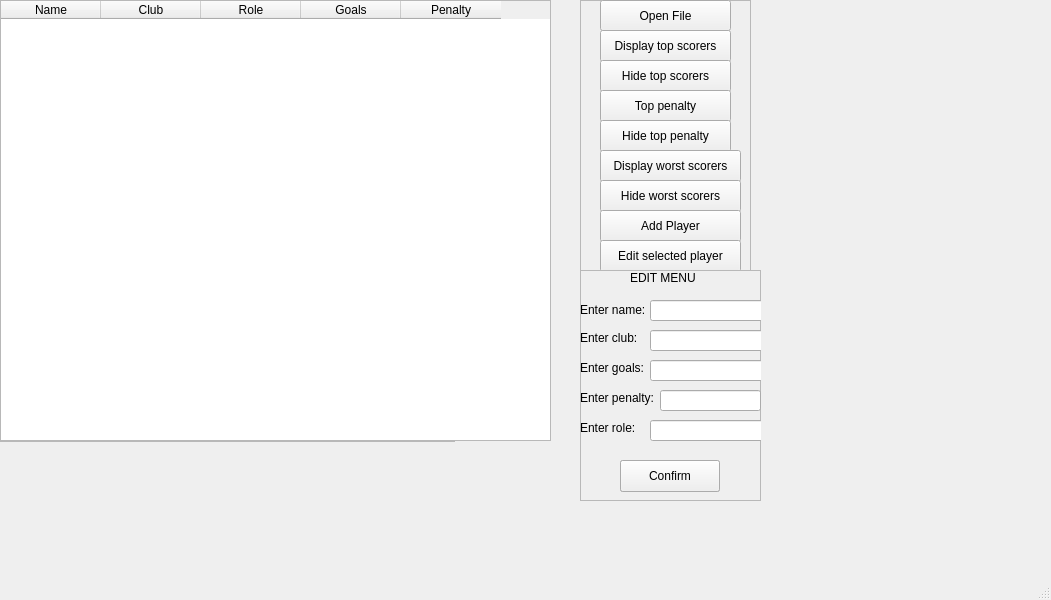
<?xml version="1.0" encoding="UTF-8"?>
<ui version="4.0">
 <class>MainWindow</class>
 <widget class="QMainWindow" name="MainWindow">
  <property name="geometry">
   <rect>
    <x>0</x>
    <y>0</y>
    <width>1051</width>
    <height>600</height>
   </rect>
  </property>
  <property name="windowTitle">
   <string>MainWindow</string>
  </property>
  <widget class="QWidget" name="centralwidget">
   <widget class="QTableWidget" name="table">
    <property name="geometry">
     <rect>
      <x>-5</x>
      <y>1</y>
      <width>461</width>
      <height>441</height>
     </rect>
    </property>
    <column>
     <property name="text">
      <string>Name</string>
     </property>
    </column>
    <column>
     <property name="text">
      <string>Club</string>
     </property>
    </column>
    <column>
     <property name="text">
      <string>Role</string>
     </property>
    </column>
    <column>
     <property name="text">
      <string>Goals</string>
     </property>
    </column>
    <column>
     <property name="text">
      <string>Penalty</string>
     </property>
    </column>
   </widget>
   <widget class="QTableWidget" name="topScorersTable">
    <property name="geometry">
     <rect>
      <x>0</x>
      <y>0</y>
      <width>461</width>
      <height>441</height>
     </rect>
    </property>
    <column>
     <property name="text">
      <string>Name</string>
     </property>
    </column>
    <column>
     <property name="text">
      <string>Club</string>
     </property>
    </column>
    <column>
     <property name="text">
      <string>Role</string>
     </property>
    </column>
    <column>
     <property name="text">
      <string>Goals</string>
     </property>
    </column>
    <column>
     <property name="text">
      <string>Penalty</string>
     </property>
    </column>
   </widget>
   <widget class="QTableWidget" name="topPenaltyTable">
    <property name="geometry">
     <rect>
      <x>0</x>
      <y>0</y>
      <width>461</width>
      <height>441</height>
     </rect>
    </property>
    <column>
     <property name="text">
      <string>Name</string>
     </property>
    </column>
    <column>
     <property name="text">
      <string>Club</string>
     </property>
    </column>
    <column>
     <property name="text">
      <string>Role</string>
     </property>
    </column>
    <column>
     <property name="text">
      <string>Goals</string>
     </property>
    </column>
    <column>
     <property name="text">
      <string>Penalty</string>
     </property>
    </column>
   </widget>
   <widget class="QTableWidget" name="WorstscorersTable">
    <property name="geometry">
     <rect>
      <x>0</x>
      <y>0</y>
      <width>551</width>
      <height>441</height>
     </rect>
    </property>
    <column>
     <property name="text">
      <string>Name</string>
     </property>
    </column>
    <column>
     <property name="text">
      <string>Club</string>
     </property>
    </column>
    <column>
     <property name="text">
      <string>Role</string>
     </property>
    </column>
    <column>
     <property name="text">
      <string>Goals</string>
     </property>
    </column>
    <column>
     <property name="text">
      <string>Penalty</string>
     </property>
    </column>
   </widget>
   <widget class="QFrame" name="frame">
    <property name="geometry">
     <rect>
      <x>580</x>
      <y>0</y>
      <width>171</width>
      <height>271</height>
     </rect>
    </property>
    <property name="frameShape">
     <enum>QFrame::StyledPanel</enum>
    </property>
    <property name="frameShadow">
     <enum>QFrame::Raised</enum>
    </property>
    <widget class="QPushButton" name="openfilebut">
     <property name="geometry">
      <rect>
       <x>20</x>
       <y>0</y>
       <width>131</width>
       <height>31</height>
      </rect>
     </property>
     <property name="text">
      <string>Open File</string>
     </property>
    </widget>
    <widget class="QPushButton" name="pushButton">
     <property name="geometry">
      <rect>
       <x>20</x>
       <y>30</y>
       <width>131</width>
       <height>32</height>
      </rect>
     </property>
     <property name="text">
      <string>Display top scorers</string>
     </property>
    </widget>
    <widget class="QPushButton" name="hidetopscorrers">
     <property name="geometry">
      <rect>
       <x>20</x>
       <y>60</y>
       <width>131</width>
       <height>32</height>
      </rect>
     </property>
     <property name="text">
      <string>Hide top scorers</string>
     </property>
    </widget>
    <widget class="QPushButton" name="biggestpenalty">
     <property name="geometry">
      <rect>
       <x>20</x>
       <y>90</y>
       <width>131</width>
       <height>32</height>
      </rect>
     </property>
     <property name="text">
      <string>Top penalty</string>
     </property>
    </widget>
    <widget class="QPushButton" name="hidetoppenalty">
     <property name="geometry">
      <rect>
       <x>20</x>
       <y>120</y>
       <width>131</width>
       <height>32</height>
      </rect>
     </property>
     <property name="text">
      <string>Hide top penalty</string>
     </property>
    </widget>
    <widget class="QPushButton" name="worstscorersbut">
     <property name="geometry">
      <rect>
       <x>20</x>
       <y>150</y>
       <width>141</width>
       <height>32</height>
      </rect>
     </property>
     <property name="text">
      <string>Display worst scorers</string>
     </property>
    </widget>
    <widget class="QPushButton" name="hideworstscorers">
     <property name="geometry">
      <rect>
       <x>20</x>
       <y>180</y>
       <width>141</width>
       <height>32</height>
      </rect>
     </property>
     <property name="text">
      <string>Hide worst scorers</string>
     </property>
    </widget>
    <widget class="QPushButton" name="addbut">
     <property name="geometry">
      <rect>
       <x>20</x>
       <y>210</y>
       <width>141</width>
       <height>32</height>
      </rect>
     </property>
     <property name="text">
      <string>Add Player</string>
     </property>
    </widget>
    <widget class="QPushButton" name="editbut">
     <property name="geometry">
      <rect>
       <x>20</x>
       <y>240</y>
       <width>141</width>
       <height>32</height>
      </rect>
     </property>
     <property name="text">
      <string>Edit selected player</string>
     </property>
    </widget>
   </widget>
   <widget class="QFrame" name="EDITMENU">
    <property name="geometry">
     <rect>
      <x>580</x>
      <y>270</y>
      <width>181</width>
      <height>231</height>
     </rect>
    </property>
    <property name="frameShape">
     <enum>QFrame::StyledPanel</enum>
    </property>
    <property name="frameShadow">
     <enum>QFrame::Raised</enum>
    </property>
    <widget class="QLineEdit" name="nameline">
     <property name="geometry">
      <rect>
       <x>70</x>
       <y>30</y>
       <width>113</width>
       <height>21</height>
      </rect>
     </property>
    </widget>
    <widget class="QLineEdit" name="clubline">
     <property name="geometry">
      <rect>
       <x>70</x>
       <y>60</y>
       <width>113</width>
       <height>21</height>
      </rect>
     </property>
    </widget>
    <widget class="QLineEdit" name="goalsline">
     <property name="geometry">
      <rect>
       <x>70</x>
       <y>90</y>
       <width>113</width>
       <height>21</height>
      </rect>
     </property>
    </widget>
    <widget class="QLineEdit" name="penaltyline">
     <property name="geometry">
      <rect>
       <x>80</x>
       <y>120</y>
       <width>101</width>
       <height>21</height>
      </rect>
     </property>
    </widget>
    <widget class="QLineEdit" name="roleline">
     <property name="geometry">
      <rect>
       <x>70</x>
       <y>150</y>
       <width>113</width>
       <height>21</height>
      </rect>
     </property>
    </widget>
    <widget class="QLabel" name="label">
     <property name="geometry">
      <rect>
       <x>0</x>
       <y>30</y>
       <width>71</width>
       <height>20</height>
      </rect>
     </property>
     <property name="text">
      <string>Enter name:</string>
     </property>
    </widget>
    <widget class="QLabel" name="label_2">
     <property name="geometry">
      <rect>
       <x>0</x>
       <y>60</y>
       <width>71</width>
       <height>16</height>
      </rect>
     </property>
     <property name="text">
      <string>Enter club:</string>
     </property>
    </widget>
    <widget class="QLabel" name="label_3">
     <property name="geometry">
      <rect>
       <x>0</x>
       <y>90</y>
       <width>71</width>
       <height>16</height>
      </rect>
     </property>
     <property name="text">
      <string>Enter goals:</string>
     </property>
    </widget>
    <widget class="QLabel" name="label_4">
     <property name="geometry">
      <rect>
       <x>0</x>
       <y>120</y>
       <width>91</width>
       <height>16</height>
      </rect>
     </property>
     <property name="text">
      <string>Enter penalty:</string>
     </property>
    </widget>
    <widget class="QLabel" name="label_5">
     <property name="geometry">
      <rect>
       <x>0</x>
       <y>150</y>
       <width>61</width>
       <height>16</height>
      </rect>
     </property>
     <property name="text">
      <string>Enter role:</string>
     </property>
    </widget>
    <widget class="QLabel" name="label_6">
     <property name="geometry">
      <rect>
       <x>50</x>
       <y>0</y>
       <width>71</width>
       <height>16</height>
      </rect>
     </property>
     <property name="text">
      <string>EDIT MENU</string>
     </property>
    </widget>
    <widget class="QPushButton" name="confirmbut">
     <property name="geometry">
      <rect>
       <x>40</x>
       <y>190</y>
       <width>100</width>
       <height>32</height>
      </rect>
     </property>
     <property name="text">
      <string>Confirm</string>
     </property>
    </widget>
    <widget class="QPushButton" name="confirmbut_2">
     <property name="geometry">
      <rect>
       <x>40</x>
       <y>190</y>
       <width>100</width>
       <height>32</height>
      </rect>
     </property>
     <property name="text">
      <string>Confirm</string>
     </property>
    </widget>
   </widget>
  </widget>
  <widget class="QMenuBar" name="menubar">
   <property name="geometry">
    <rect>
     <x>0</x>
     <y>0</y>
     <width>1051</width>
     <height>22</height>
    </rect>
   </property>
  </widget>
  <widget class="QStatusBar" name="statusbar"/>
 </widget>
 <resources/>
 <connections/>
</ui>
